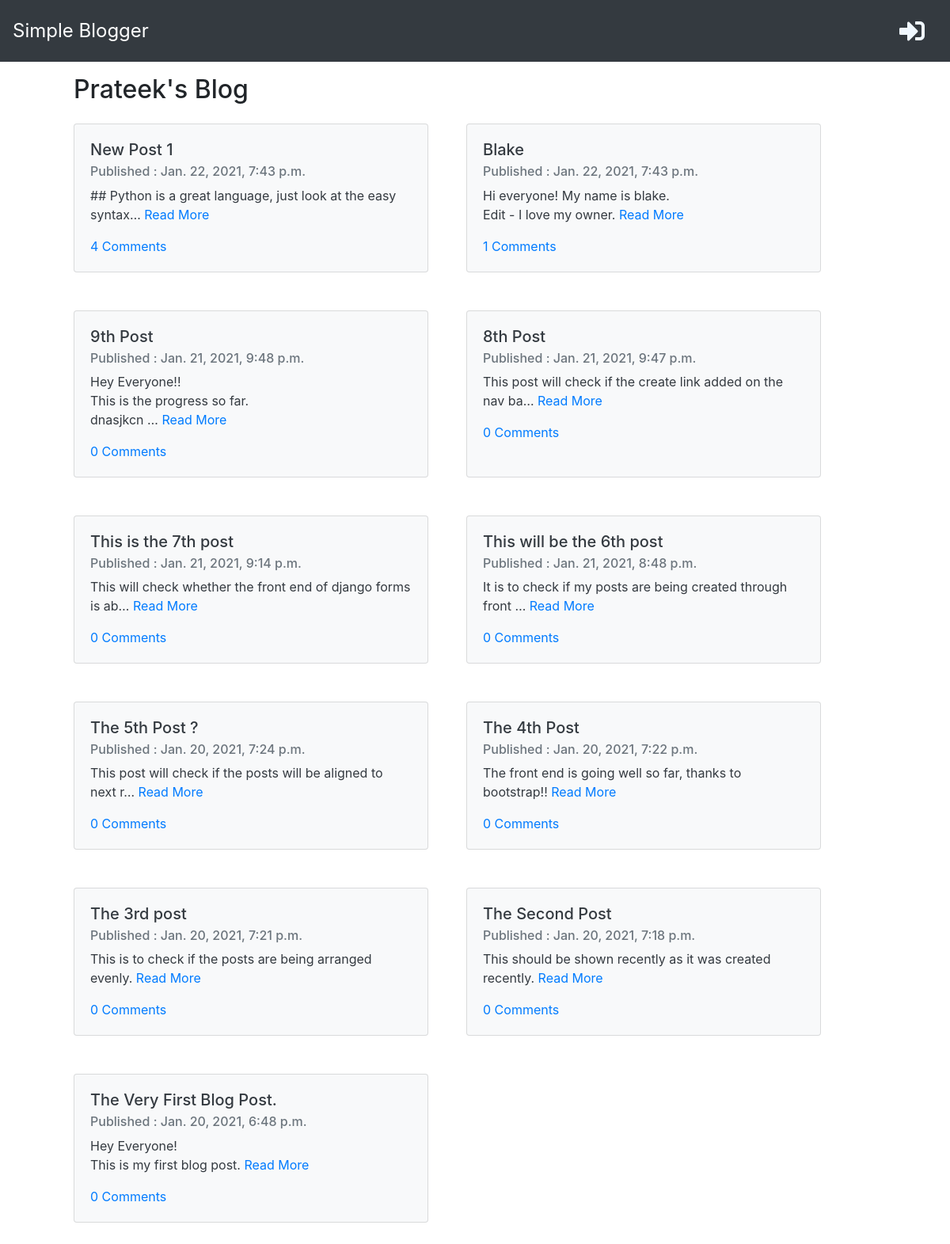
Before: / with the older database file.
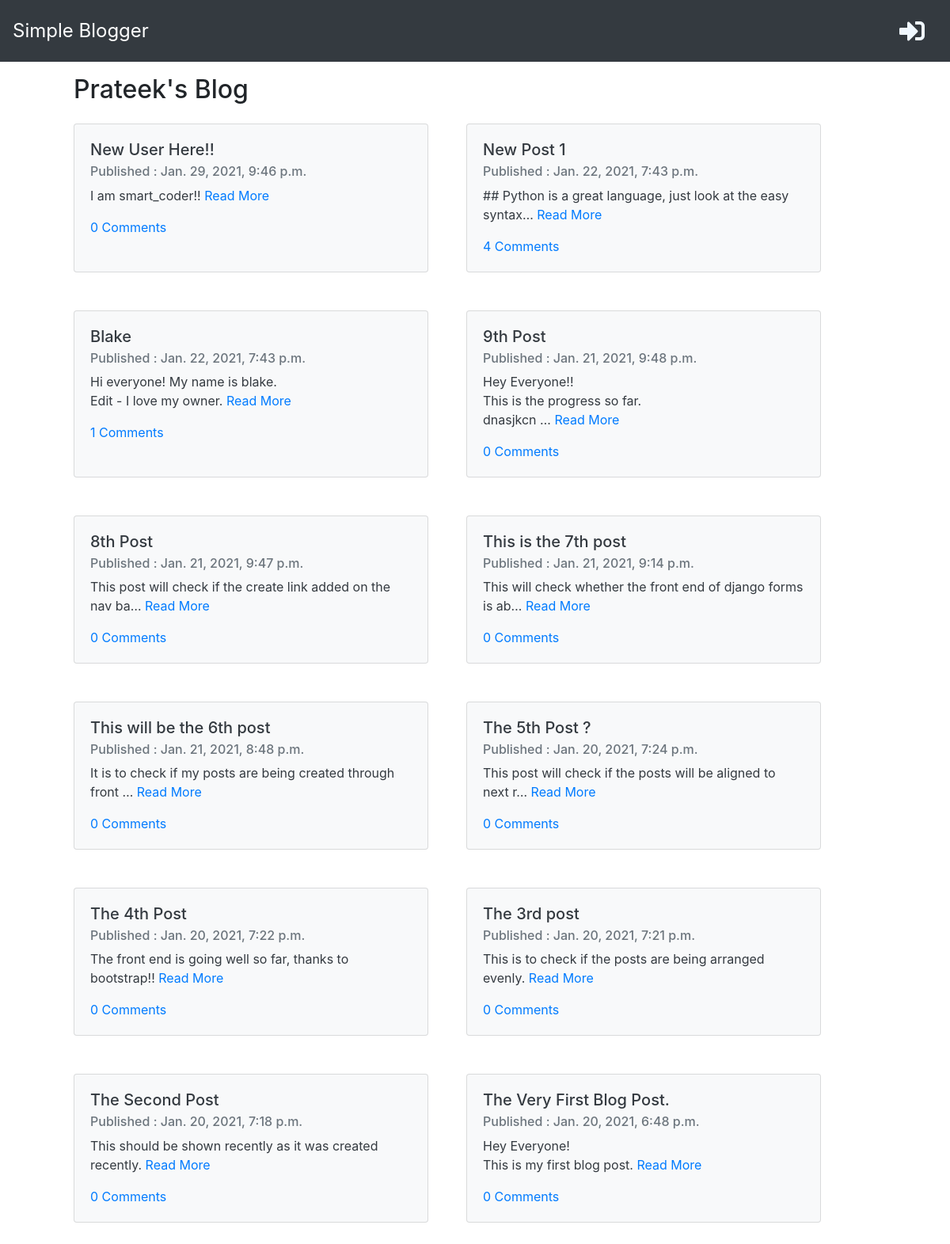
After: the same page with the newer database file.
### blog/models.py (models this page shows, shortened)
class Post(models.Model):
    author          = models.ForeignKey('auth.User', on_delete=models.CASCADE)
    title           = models.CharField(max_length=150)
    text            = models.TextField()
    created_date    = models.DateTimeField(default=timezone.now)
    published_date  = models.DateTimeField(blank=True, null=True)
    def approved_comments(self):
        return self.comments.filter(approved=True)

### blog/views.py (the view)
# urls.py: path('', post_list, name='post_list'),
def post_list(request):
    posts = Post.objects.filter(published_date__lte=timezone.now()).order_by('-published_date')
    stuff_for_frontend = {'posts': posts}
    return render(request, 'blog/post_list.html', stuff_for_frontend)

### blog/templates/blog/post_list.html (shortened to what this page needs)
{% extends "index.html" %}
{% load markdownify %}
{% block content %}
<div class="container">
    <div class="page-header">
        <h2 class="ml-5 mt-3 mb-4">Prateek's Blog</h2>
    </div>
    <div class="d-flex flex-wrap">
        {% for post in posts%}
            <div class="card text-dark bg-light mb-5 ml-5" style="width: 28rem;">
                <div class="card-body">
                    <h5 class="card-title">{{post.title}}</h5>
                    <h6 class="card-subtitle mb-2 text-muted">Published : {{post.published_date}}</h6>
                    <p class="card-text">{{post.text|linebreaksbr|truncatechars:60}} <a href="{% url 'post_detail' pk=post.pk %}" class="card-link">Read More</a></p>
                    <a href="{% url 'post_detail' pk=post.pk %}" class="card-link">{{post.approved_comments.count}} Comments</a>
                </div>
            </div>
        {% endfor %}
    </div>
</div>
{% endblock %}

### templates/index.html (shortened to what this page needs)
{% load static %}
<!DOCTYPE html>
<html lang="en">
<head>
    <link rel="stylesheet" href="https://stackpath.bootstrapcdn.com/bootstrap/4.4.1/css/bootstrap.min.css">
    <link rel="stylesheet" href="https://cdnjs.cloudflare.com/ajax/libs/font-awesome/5.15.2/css/all.min.css" />
    <link rel="stylesheet" href="{% static 'css/zenburn.css' %}">
    <link rel="stylesheet" href="{% static 'css/style.css' %}">
</head>
<body>
    <nav class="navbar navbar-expand-lg navbar-dark bg-dark p-3">
        <a class="navbar-brand" href="{% url 'post_list' %}" style="font-size: x-large;">Simple Blogger</a>
        <div class="collapse navbar-collapse" id="navbarNavDropdown">
            {% if user.is_authenticated %}
                <ul class="navbar-nav">
                    <li class="nav-item mr-4">
                        <a href="{% url 'post_new' %}"><i class="fas fa-plus fa-2x" style="color: aliceblue; float: right;"></i></a>
                    </li>
                    <li class="nav-item mr-4">
                        <a href="{% url 'post_draft_list' %}"><i class="fas fa-save fa-2x" style="color: aliceblue; float: right;"></i></a>
                    </li>
                    <li class="nav-item dropdown ml-4 mr-3">
                        <a class="dropdown-toggle" href="#" id="navbarDropdown" role="button" data-bs-toggle="dropdown" aria-expanded="false">
                            <i class="fas fa-user fa-2x" style="color: aliceblue; float: right;"></i>
                        </a>
                        <ul class="dropdown-menu dropdown-menu-right" aria-labelledby="navbarDropdown">
                            <li><a class="dropdown-item" href="#">Profile</a></li>
                            <li><a class="dropdown-item" href="{% url 'logout' %}">Logout</a></li>
                        </ul>
                    </li>
                </ul>
            {% else %}
            <ul class="navbar-nav">
                <li class="nav-item mr-3">
                    <a href="{% url 'login' %}"><i class="fas fa-sign-in-alt fa-2x" style="color: aliceblue; float: right;"></i></a>
                </li>
            </ul>
            {% endif %}
        </div>
    </nav>
    {% block content %}
    {% endblock %}
</body>
</html>

Changed rows visible on the page:
added Post: title "New User Here!!", published_date "Jan. 29, 2021, 9:46 p.m.", text "I am smart_coder!!", approved_comments.count "0"
